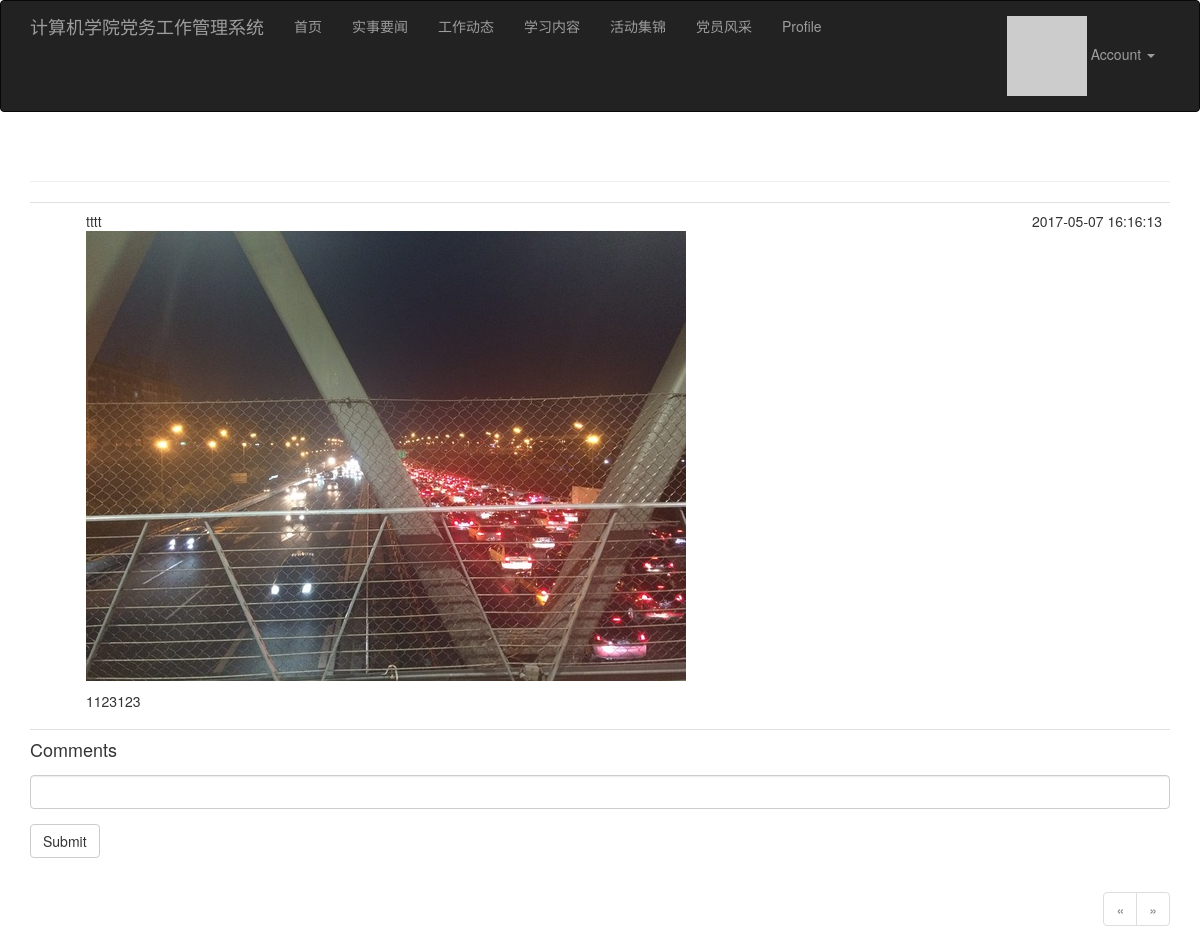
The app's page /trends/1 (signed in) with its own data.
### app/models.py (models this page shows, shortened)
class WorkTrends(db.Model):
    __tablename__ = 'work_trends'
    id = db.Column(db.Integer, primary_key=True)
    title = db.Column(db.String(64), nullable=False)
    content = db.Column(db.Text, nullable=True)
    content_html = db.Column(db.Text, nullable=True)
    create_time = db.Column(db.DateTime, default=datetime.now())
    publish_time = db.Column(db.DateTime, default=datetime.now())
    img_path = db.Column(db.String(256), nullable=True)
    @property
    def img_url(self):
        if self.img_path:
            return url_for('main.media', filename=self.img_path)
        else:
            return ''

### app/main/views.py (the view)
@main.route('/trends/<int:pk>', methods=['GET'])
def work_trends_detail(pk):
    post = WorkTrends.query.get(pk)
    object_type = WorkTrends.__tablename__
    object_id = pk
    form = CommentForm()
    if form.validate_on_submit():
        comment = Comment(content=form.content.data, author=current_user._get_current_object(),
                          object_type=object_type, object_id=object_id)
        db.session.add(comment)
        flash('You comment has been published')
        return redirect(url_for('main.current_news_detail', pk=pk, page=-1))
    page = request.args.get('page', 1, type=int)
    comment_owned = Comment.query.filter_by(object_type=object_type, object_id=object_id)
    if page == -1:
        page = comment_owned.count() - 1 / \
            current_app.config['PER_PAGE'] + 1
    pagination = comment_owned.order_by(Comment.timestamp.asc()).paginate(page, per_page=current_app.config['PER_PAGE'],
                                                                          error_out=False)
    comments = pagination.items
    return render_template('main/trends_detail.html', posts=post, form=form, comments=comments, pagination=pagination)

### app/main/forms.py
class CommentForm(Form):
    content = StringField('', validators=[DataRequired()])
    submit = SubmitField('Submit')

### app/auth/views.py (called while the page is built)
@auth.before_app_request
def before_request():
    if current_user.is_authenticated:
        current_user.ping()

### app/models.py (called while the page is built)
@login_manager.user_loader
def load_user(user_id):
    return User.query.get(int(user_id))

    def ping(self):
        self.last_seen = datetime.now()
        db.session.add(self)

    def gravatar(self, size=100, default='identicon', rating='g'):
        if request.is_secure:
            url = 'https://secure.gravatar.com/avatar'
        else:
            url = 'http://secure.gravatar.com/avatar'
        hash = self.avatar_hash or hashlib.md5(self.email.encode('utf-8')).hexdigest()
        return '{url}/{hash}?s={size}&d={default}&r={rating}'.format(url=url, size=size, hash=hash,
                                                                     default=default, rating=rating)

### app/templates/main/trends_detail.html (shortened to what this page needs)
</html>{%  extends "base.html" %}
{% import "bootstrap/wtf.html" as wtf %}
{% import "_macros.html" as macros %}
{% block page_content %}
<div class="page-header">
</div>
<ul class="posts">
    <li class="post">
        <div class="post-content">
            <div class="post-date">{{ posts.publish_time }}</div>
            <div class="post-title"> {{ posts.title }} </div>
            <div class="post-body"><img src="{{ posts.img_url }}" > </a> </div>
            <div class="post-body">
                {% if posts.content_html %}
                    <p>{{ posts.content_html|safe }}</p>
                {% else %}
                    <p>{{ posts.content|safe }}</p>
                {% endif %}
            </div>
        </div>
    </li>
</ul>
<h4 id="comments">Comments</h4>
<div class="comment-form">
    {{ wtf.quick_form(form) }}
</div>
{% if pagination %}
<div class="pagination">
    {{ macros.pagination_widget(pagination, 'main.work_trends_detail', fragment='#comments', id=posts.id) }}
</div>
{% endif %}
{% endblock %}

### app/static/styles.css (style rules this page uses)
ul.posts { list-style-type: none; padding: 0px; margin: 16px 0px 0px 0px; border-top: 1px solid #e0e0e0; }
ul.posts li.post { padding: 8px; border-bottom: 1px solid #e0e0e0; }
div.post-date { float: right; }
div.post-content { margin-left: 48px; min-height: 48px; }
div.pagination { width: 100%; text-align: right; padding: 0px; margin: 0px; }

### records on screen
WorkTrends: publish_time "2017-05-07 16:16:13", title "tttt", img_url (picture), content_html "1123123"
